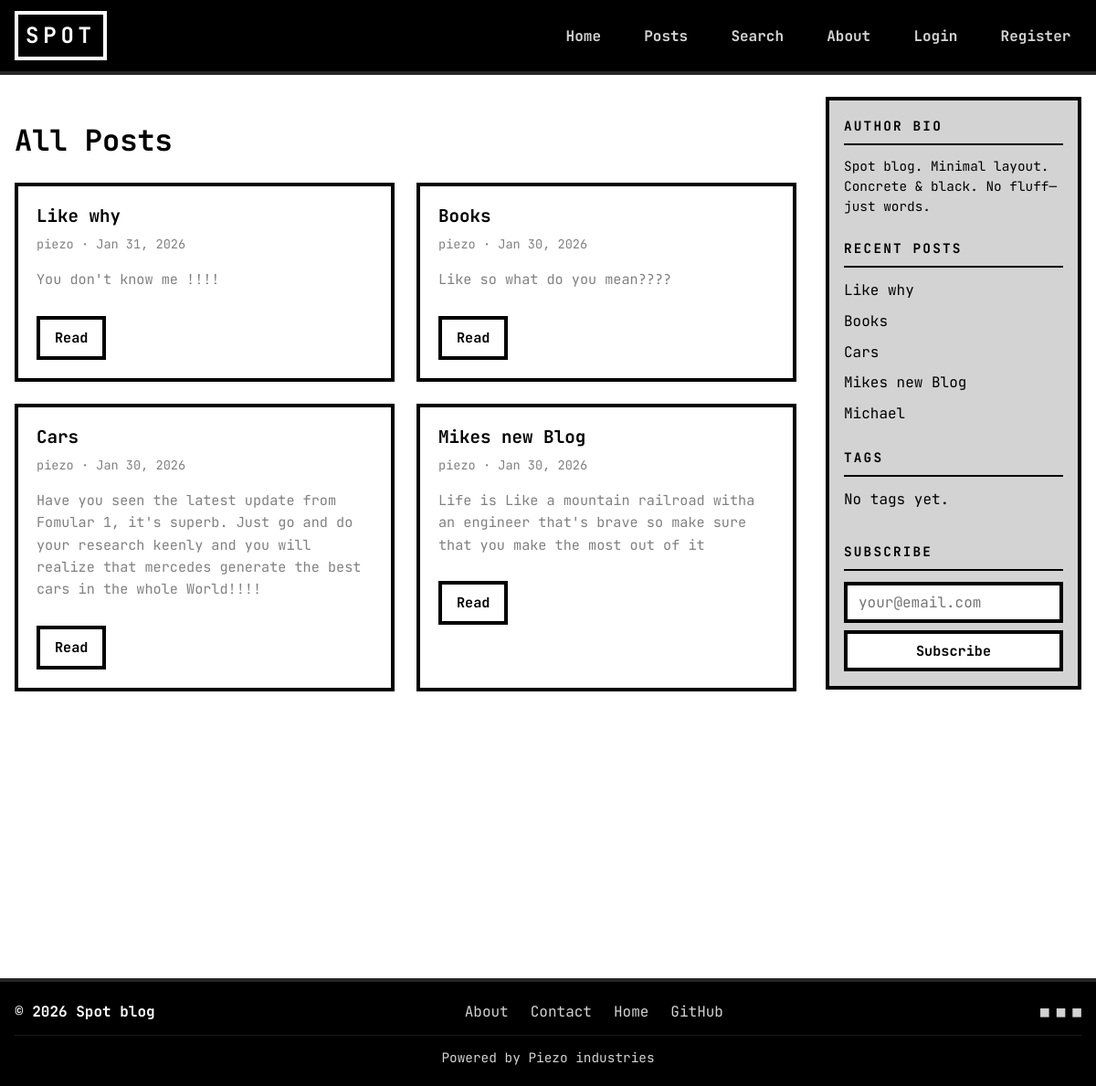
/posts/, run on the app's committed database.
### blog2/models.py (models this page shows, shortened)
class Post(models.Model):
    title = models.CharField(max_length=200)
    author = models.ForeignKey(
        settings.AUTH_USER_MODEL,
        on_delete=models.CASCADE,
        related_name='posts'
    )
    body = models.TextField()
    excerpt = models.CharField(max_length=300, blank=True)
    created_at = models.DateTimeField(auto_now_add=True)
    updated_at = models.DateTimeField(auto_now=True)
    tags = models.ManyToManyField(Tag, blank=True, related_name='posts')
    class Meta:
        ordering = ['-created_at']
    def get_excerpt(self):
        if self.excerpt:
            return self.excerpt
        return self.body[:300] + '...' if len(self.body) > 300 else self.body

### blog2/views.py (the view)
# urls.py: path('posts/', views.BlogListView.as_view(), name='post_list'),
class BlogListView(ListView):
    model = Post
    template_name = 'post_list.html'
    context_object_name = 'posts'
    paginate_by = 10

### blog2/context_processors.py (called while the page is built)
def sidebar_context(request):
    return {
        'recent_sidebar_posts': Post.objects.all()[:5],
        'sidebar_tags': Tag.objects.all()[:15],
    }

### templates/post_list.html (shortened to what this page needs)
{% extends 'base.html' %}
{% block content %}
<h1 class="fade-in">All Posts</h1>
<div class="post-grid">
  {% for post in posts %}
  <article class="post-card fade-in">
    <h2><a href="{% url 'post_detail' post.pk %}">{{ post.title }}</a></h2>
    <div class="meta">{{ post.author.username }} · {{ post.created_at|date:"M d, Y" }}</div>
    <p class="excerpt">{{ post.get_excerpt }}</p>
    <a href="{% url 'post_detail' post.pk %}" class="brutalist-btn" style="margin-top: 0.75rem;">Read</a>
  </article>
  {% empty %}
  <p>No posts yet.</p>
  {% endfor %}
</div>
{% endblock %}

### templates/base.html (shortened to what this page needs)
{% load static %}
<!DOCTYPE html>
<html lang="en">
<head>
    <link rel="stylesheet" href="{% static 'css/main.css' %}">
</head>
<body>
    <nav class="brutalist-nav">
        <div class="nav-inner">
            <a href="{% url 'home' %}" class="nav-brand">SPOT</a>
            <ul class="nav-links">
                <li><a href="{% url 'home' %}">Home</a></li>
                <li><a href="{% url 'post_list' %}">Posts</a></li>
                <li><a href="{% url 'search' %}">Search</a></li>
                <li><a href="{% url 'about' %}">About</a></li>
                {% if user.is_authenticated %}
                <li><a href="{% url 'profile' user.username %}">Profile</a></li>
                <li>
                    <form action="{% url 'logout' %}" method="post" class="nav-logout">
                        {% csrf_token %}
                        <button type="submit" class="animated-button brutalist-btn">Logout</button>
                    </form>
                </li>
                {% else %}
                <li><a href="{% url 'login' %}">Login</a></li>
                <li><a href="{% url 'signup' %}">Register</a></li>
                {% endif %}
            </ul>
        </div>
    </nav>
    <main class="main-wrap">
        {% block fullwidth %}
        <div class="content-sidebar">
            <div class="content-area">
                {% block content %}{% endblock %}
            </div>
            {% block sidebar %}
            {% include 'includes/sidebar.html' %}
            {% endblock %}
        </div>
        {% endblock %}
    </main>
    <footer class="brutalist-footer">
        <div class="footer-inner">
            <span class="footer-copy">© 2026 Spot blog</span>
            <div class="footer-links">
                <a href="{% url 'about' %}">About</a>
                <a href="{% url 'contact' %}">Contact</a>
                <a href="{% url 'home' %}">Home</a>
                <a href="https://github.com" target="_blank" rel="noopener">GitHub</a>
            </div>
            <div class="footer-social">
                <span aria-hidden="true">■</span><span aria-hidden="true">■</span><span aria-hidden="true">■</span>
            </div>
        </div>
        <p class="footer-powered">Powered by Piezo industries</p>
    </footer>
</body>
</html>

### templates/includes/sidebar.html (shortened to what this page needs)
<aside class="sidebar">
    <section class="sidebar-block sidebar-bio">
        <h3 class="sidebar-title">Author Bio</h3>
        <p>Spot blog. Minimal layout. Concrete &amp; black. No fluff—just words.</p>
    </section>
    <section class="sidebar-block">
        <h3 class="sidebar-title">Recent Posts</h3>
        <ul class="sidebar-list">
            {% for post in recent_sidebar_posts %}
            <li><a href="{% url 'post_detail' post.pk %}">{{ post.title|truncatewords:6 }}</a></li>
            {% empty %}
            <li>No posts yet.</li>
            {% endfor %}
        </ul>
    </section>
    <section class="sidebar-block">
        <h3 class="sidebar-title">Tags</h3>
        <ul class="sidebar-tags">
            {% for tag in sidebar_tags %}
            <li><a href="{% url 'search' %}?q={{ tag.name|urlencode }}">{{ tag.name }}</a></li>
            {% empty %}
            <li>No tags yet.</li>
            {% endfor %}
        </ul>
    </section>
    <section class="sidebar-block">
        <h3 class="sidebar-title">Subscribe</h3>
        <form class="sidebar-subscribe" action="#" method="post">
            <input type="email" name="email" placeholder="your@email.com" class="brutalist-input" required aria-label="Email">
            <button type="submit" class="animated-button brutalist-btn">Subscribe</button>
        </form>
    </section>
</aside>

### data on the page
Post: title "Like why", author.username "piezo", created_at "Jan 31, 2026", get_excerpt "You don't know me !!!!"
Post: title "Books", author.username "piezo", created_at "Jan 30, 2026", get_excerpt "Like so what do you mean????"
Post: title "Cars", author.username "piezo", created_at "Jan 30, 2026", get_excerpt "Have you seen the latest update from Fomular 1, it's superb. Just go and do your research keenly and you will realize that mercedes generate the best cars in the whole World!!!!"
Post: title "Mikes new Blog", author.username "piezo", created_at "Jan 30, 2026", get_excerpt "Life is Like a mountain railroad witha an engineer that's brave so make sure that you make the most out of it"
Post: title "Michael"
